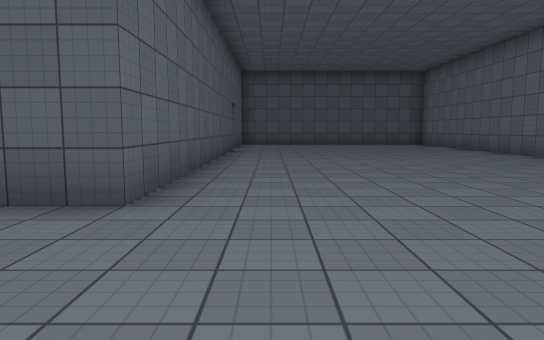
view 1 (above)

16 first-person views from a walk through a Unity game level. The camera is 1.3 m above the floor, tilts 6° down and sees 70° across. The floor is counted in squares, 2 m on a side. Each view is taken from the middle of a square. On the plan, view 1 faces up. The plan holds only what a view shows up to about 11 squares ahead; the rest is blank. The place goes on beyond the plan. The player is left out. Surface patterns are stand-ins for the level's own textures.

view 2
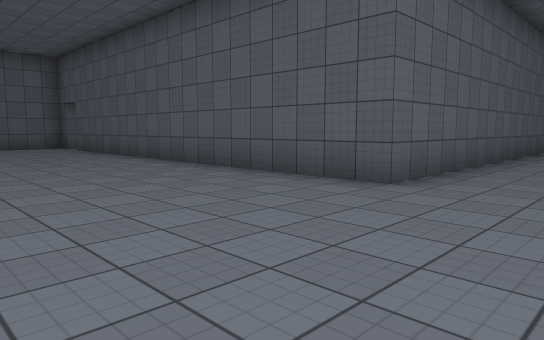

view 3
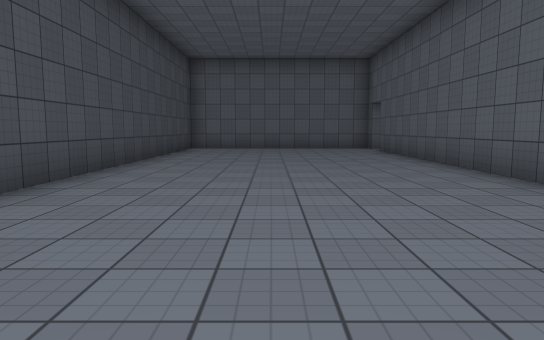

view 4
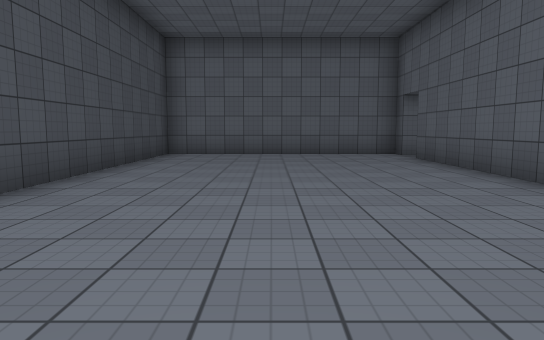

view 5
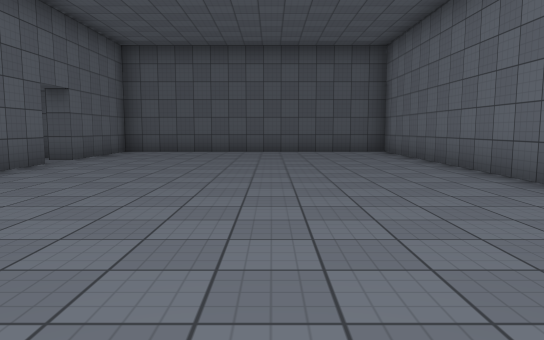

view 6
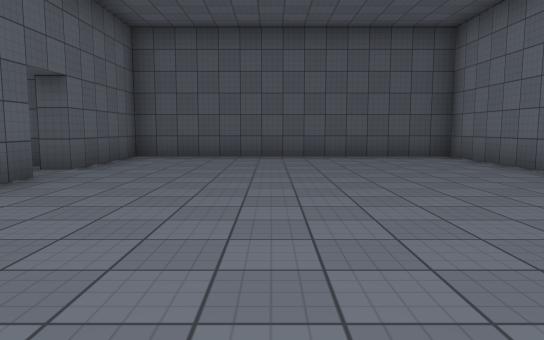

view 7
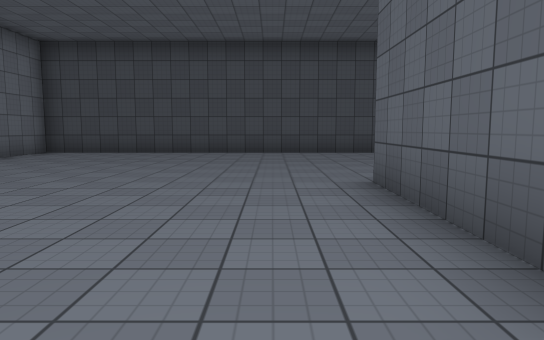

view 8
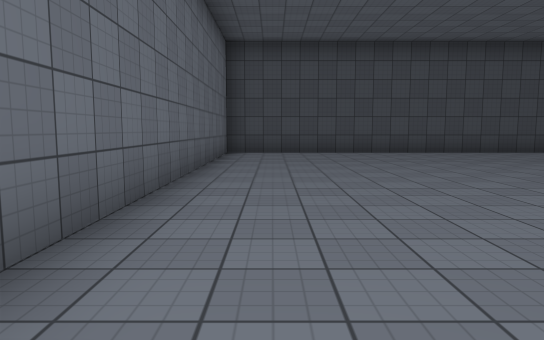

view 9
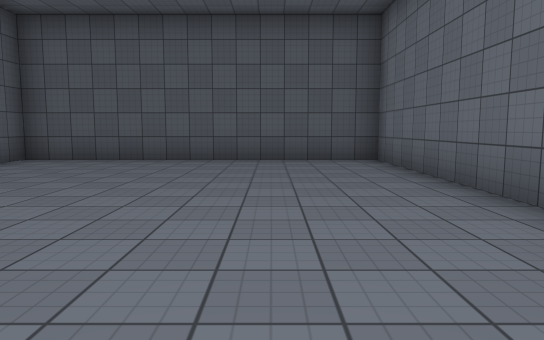

view 10
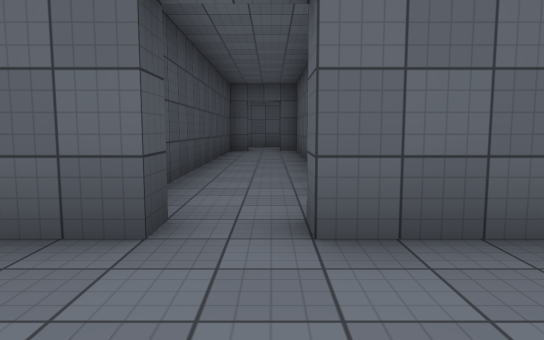

view 11
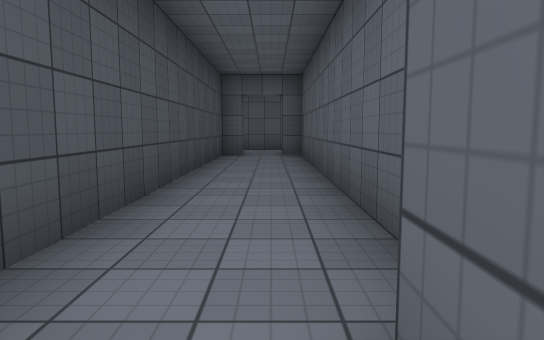

view 12
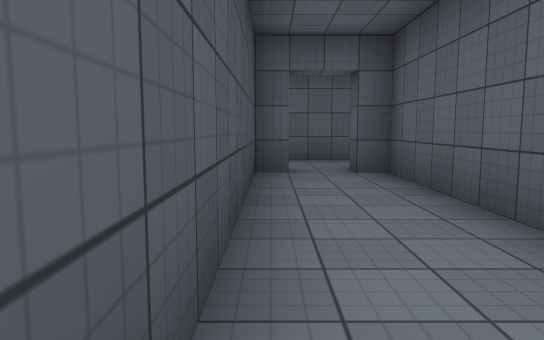

view 13
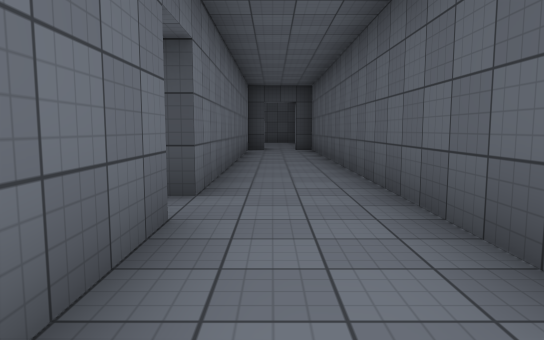

view 14
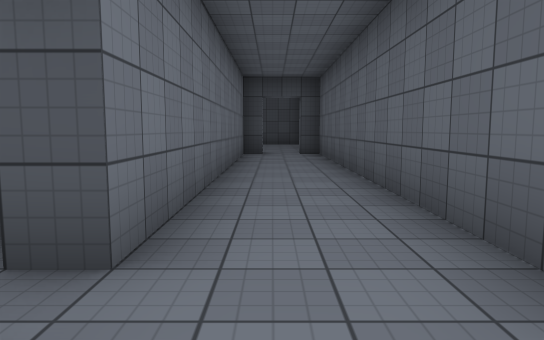

view 15
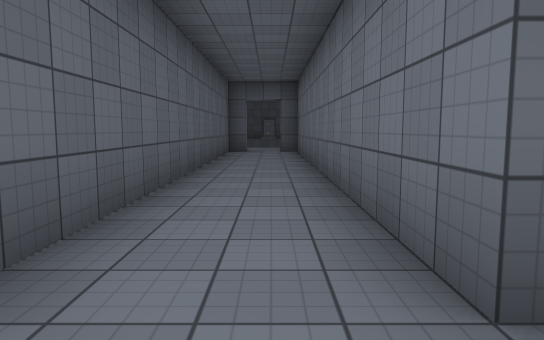

view 16
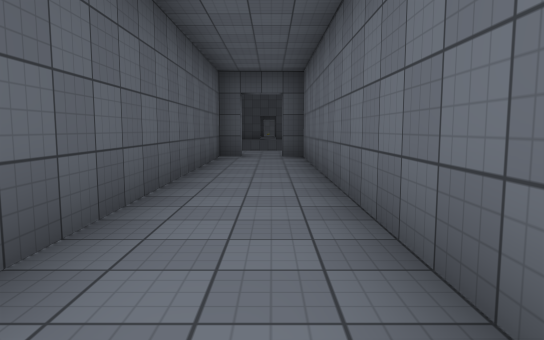

### Floor plan
Points are (right, up) in squares from view 1. A wall is a line through its corners. A room is listed if a view was taken in it or the views show most of it. See-through windows are left out.
Room 1 (views 1, 2, 3, 4, 5, 6, 7, 8, 9, 10, 11)
walls: (-1.8, 12.3) (-1.2, 12.3) (-1.2, 3.3) (-11.8, 3.3); (6.3, 8.9) (6.3, 16.2) (-1.2, 16.2) (-1.2, 13.3) (-1.8, 13.3); (-12.7, 3.8) (-12.7, 3.3) (-13.2, 3.3) (-13.2, -2.7) (6.3, -2.7) (6.3, 6.2)
ways out: opening at (-2, 13) to room 2; opening at (-12, 3) to room 3
Room 2 (view 12)
walls: (-11.2, 12.3) (-10.7, 12.3) (-10.7, 11.8) (-2.8, 11.8); (-2, 13.8) (-10.7, 13.8) (-10.7, 13.3) (-11.2, 13.3)
ways out: opening at (-2, 13) to room 1; opening at (-11, 13) to room 3
Room 3 (views 13, 14, 15, 16)
walls: (-11.2, 13.3) (-11.2, 23.2); (-11.9, 3.8) (-11.2, 3.8) (-11.2, 12.3); (-12.6, 23.2) (-13.2, 23.2) (-13.2, 3.8) (-12.7, 3.8)
ways out: opening at (-12, 3) to room 1; opening at (-11, 13) to room 2; opening at (-12, 23)

Where each view was taken, in squares from view 1:
view 1: 0 up, 0 right, facing up
view 2: 1 down, 1 right, facing up-left
view 3: 0 up, 0 right, facing left
view 4: 0 up, 3 left, facing left
view 5: 5 up, 3 right, facing up
view 6: 7 up, 2 right, facing up
view 7: 8 up, 0 right, facing down
view 8: 8 up, 5 right, facing down
view 9: 8 up, 4 right, facing up
view 10: 13 up, 1 right, facing left
view 11: 13 up, 1 left, facing left
view 12: 12 up, 5 left, facing left
view 13: 16 up, 12 left, facing down
view 14: 14 up, 12 left, facing down
view 15: 12 up, 12 left, facing up
view 16: 14 up, 12 left, facing up
